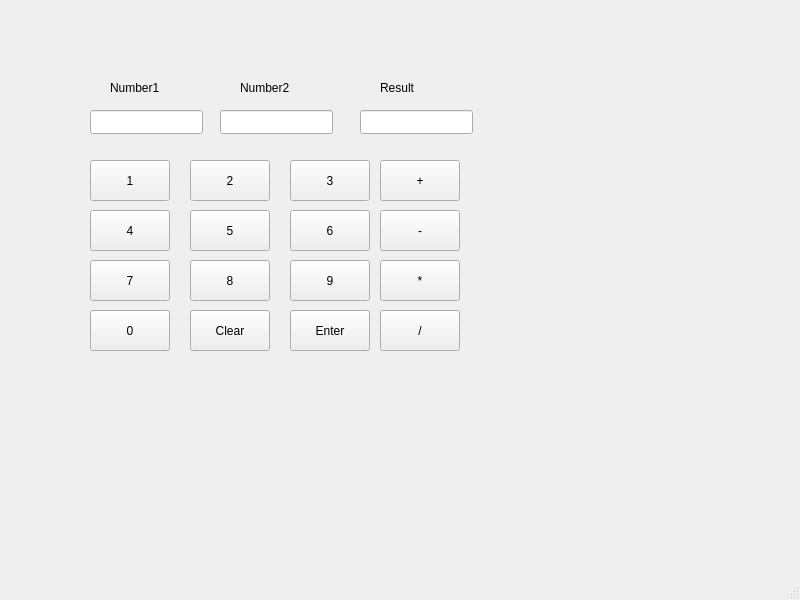
<?xml version="1.0" encoding="UTF-8"?>
<ui version="4.0">
 <class>MainWindow</class>
 <widget class="QMainWindow" name="MainWindow">
  <property name="geometry">
   <rect>
    <x>0</x>
    <y>0</y>
    <width>800</width>
    <height>600</height>
   </rect>
  </property>
  <property name="windowTitle">
   <string>MainWindow</string>
  </property>
  <widget class="QWidget" name="centralwidget">
   <widget class="QPushButton" name="N2">
    <property name="geometry">
     <rect>
      <x>190</x>
      <y>160</y>
      <width>80</width>
      <height>41</height>
     </rect>
    </property>
    <property name="text">
     <string>2</string>
    </property>
   </widget>
   <widget class="QPushButton" name="N3">
    <property name="geometry">
     <rect>
      <x>290</x>
      <y>160</y>
      <width>80</width>
      <height>41</height>
     </rect>
    </property>
    <property name="text">
     <string>3</string>
    </property>
   </widget>
   <widget class="QPushButton" name="N4">
    <property name="geometry">
     <rect>
      <x>90</x>
      <y>210</y>
      <width>80</width>
      <height>41</height>
     </rect>
    </property>
    <property name="text">
     <string>4</string>
    </property>
   </widget>
   <widget class="QPushButton" name="N5">
    <property name="geometry">
     <rect>
      <x>190</x>
      <y>210</y>
      <width>80</width>
      <height>41</height>
     </rect>
    </property>
    <property name="text">
     <string>5</string>
    </property>
   </widget>
   <widget class="QPushButton" name="N1">
    <property name="geometry">
     <rect>
      <x>90</x>
      <y>160</y>
      <width>80</width>
      <height>41</height>
     </rect>
    </property>
    <property name="text">
     <string>1</string>
    </property>
   </widget>
   <widget class="QPushButton" name="N6">
    <property name="geometry">
     <rect>
      <x>290</x>
      <y>210</y>
      <width>80</width>
      <height>41</height>
     </rect>
    </property>
    <property name="text">
     <string>6</string>
    </property>
   </widget>
   <widget class="QPushButton" name="add0">
    <property name="geometry">
     <rect>
      <x>380</x>
      <y>160</y>
      <width>80</width>
      <height>41</height>
     </rect>
    </property>
    <property name="text">
     <string>+</string>
    </property>
   </widget>
   <widget class="QPushButton" name="sub1">
    <property name="geometry">
     <rect>
      <x>380</x>
      <y>210</y>
      <width>80</width>
      <height>41</height>
     </rect>
    </property>
    <property name="text">
     <string>-</string>
    </property>
   </widget>
   <widget class="QPushButton" name="N7">
    <property name="geometry">
     <rect>
      <x>90</x>
      <y>260</y>
      <width>80</width>
      <height>41</height>
     </rect>
    </property>
    <property name="text">
     <string>7</string>
    </property>
   </widget>
   <widget class="QPushButton" name="N8">
    <property name="geometry">
     <rect>
      <x>190</x>
      <y>260</y>
      <width>80</width>
      <height>41</height>
     </rect>
    </property>
    <property name="text">
     <string>8</string>
    </property>
   </widget>
   <widget class="QPushButton" name="N9">
    <property name="geometry">
     <rect>
      <x>290</x>
      <y>260</y>
      <width>80</width>
      <height>41</height>
     </rect>
    </property>
    <property name="text">
     <string>9</string>
    </property>
   </widget>
   <widget class="QPushButton" name="mul2">
    <property name="geometry">
     <rect>
      <x>380</x>
      <y>260</y>
      <width>80</width>
      <height>41</height>
     </rect>
    </property>
    <property name="text">
     <string>*</string>
    </property>
   </widget>
   <widget class="QPushButton" name="N0">
    <property name="geometry">
     <rect>
      <x>90</x>
      <y>310</y>
      <width>80</width>
      <height>41</height>
     </rect>
    </property>
    <property name="text">
     <string>0</string>
    </property>
   </widget>
   <widget class="QPushButton" name="clear">
    <property name="geometry">
     <rect>
      <x>190</x>
      <y>310</y>
      <width>80</width>
      <height>41</height>
     </rect>
    </property>
    <property name="text">
     <string>Clear</string>
    </property>
   </widget>
   <widget class="QPushButton" name="enter">
    <property name="geometry">
     <rect>
      <x>290</x>
      <y>310</y>
      <width>80</width>
      <height>41</height>
     </rect>
    </property>
    <property name="text">
     <string>Enter</string>
    </property>
   </widget>
   <widget class="QPushButton" name="div3">
    <property name="geometry">
     <rect>
      <x>380</x>
      <y>310</y>
      <width>80</width>
      <height>41</height>
     </rect>
    </property>
    <property name="text">
     <string>/</string>
    </property>
   </widget>
   <widget class="QLineEdit" name="num2">
    <property name="geometry">
     <rect>
      <x>90</x>
      <y>110</y>
      <width>113</width>
      <height>24</height>
     </rect>
    </property>
   </widget>
   <widget class="QLineEdit" name="num1">
    <property name="geometry">
     <rect>
      <x>220</x>
      <y>110</y>
      <width>113</width>
      <height>24</height>
     </rect>
    </property>
   </widget>
   <widget class="QLineEdit" name="result">
    <property name="geometry">
     <rect>
      <x>360</x>
      <y>110</y>
      <width>113</width>
      <height>24</height>
     </rect>
    </property>
   </widget>
   <widget class="QLabel" name="label1">
    <property name="geometry">
     <rect>
      <x>110</x>
      <y>80</y>
      <width>49</width>
      <height>16</height>
     </rect>
    </property>
    <property name="text">
     <string>Number1</string>
    </property>
   </widget>
   <widget class="QLabel" name="label2">
    <property name="geometry">
     <rect>
      <x>240</x>
      <y>80</y>
      <width>49</width>
      <height>16</height>
     </rect>
    </property>
    <property name="text">
     <string>Number2</string>
    </property>
   </widget>
   <widget class="QLabel" name="label3">
    <property name="geometry">
     <rect>
      <x>380</x>
      <y>80</y>
      <width>49</width>
      <height>16</height>
     </rect>
    </property>
    <property name="text">
     <string>Result</string>
    </property>
   </widget>
  </widget>
  <widget class="QMenuBar" name="menubar">
   <property name="geometry">
    <rect>
     <x>0</x>
     <y>0</y>
     <width>800</width>
     <height>21</height>
    </rect>
   </property>
  </widget>
  <widget class="QStatusBar" name="statusbar"/>
 </widget>
 <resources/>
 <connections/>
</ui>
